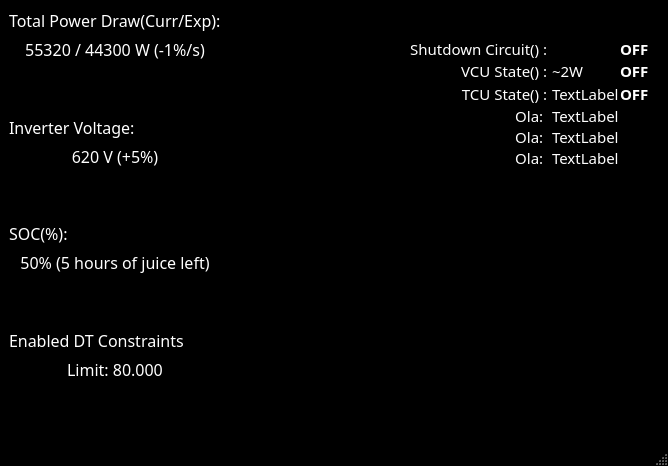
<?xml version="1.0" encoding="UTF-8"?>
<ui version="4.0">
 <class>VoidsterdebugWindow</class>
 <widget class="QMainWindow" name="VoidsterdebugWindow">
  <property name="geometry">
   <rect>
    <x>0</x>
    <y>0</y>
    <width>668</width>
    <height>466</height>
   </rect>
  </property>
  <property name="sizePolicy">
   <sizepolicy hsizetype="Expanding" vsizetype="Expanding">
    <horstretch>1</horstretch>
    <verstretch>1</verstretch>
   </sizepolicy>
  </property>
  <property name="palette">
   <palette>
    <active>
     <colorrole role="WindowText">
      <brush brushstyle="SolidPattern">
       <color alpha="255">
        <red>255</red>
        <green>255</green>
        <blue>255</blue>
       </color>
      </brush>
     </colorrole>
     <colorrole role="Button">
      <brush brushstyle="SolidPattern">
       <color alpha="255">
        <red>0</red>
        <green>0</green>
        <blue>0</blue>
       </color>
      </brush>
     </colorrole>
     <colorrole role="Light">
      <brush brushstyle="SolidPattern">
       <color alpha="255">
        <red>0</red>
        <green>0</green>
        <blue>0</blue>
       </color>
      </brush>
     </colorrole>
     <colorrole role="Midlight">
      <brush brushstyle="SolidPattern">
       <color alpha="255">
        <red>0</red>
        <green>0</green>
        <blue>0</blue>
       </color>
      </brush>
     </colorrole>
     <colorrole role="Dark">
      <brush brushstyle="SolidPattern">
       <color alpha="255">
        <red>0</red>
        <green>0</green>
        <blue>0</blue>
       </color>
      </brush>
     </colorrole>
     <colorrole role="Mid">
      <brush brushstyle="SolidPattern">
       <color alpha="255">
        <red>0</red>
        <green>0</green>
        <blue>0</blue>
       </color>
      </brush>
     </colorrole>
     <colorrole role="Text">
      <brush brushstyle="SolidPattern">
       <color alpha="255">
        <red>255</red>
        <green>255</green>
        <blue>255</blue>
       </color>
      </brush>
     </colorrole>
     <colorrole role="BrightText">
      <brush brushstyle="SolidPattern">
       <color alpha="255">
        <red>255</red>
        <green>255</green>
        <blue>255</blue>
       </color>
      </brush>
     </colorrole>
     <colorrole role="ButtonText">
      <brush brushstyle="SolidPattern">
       <color alpha="255">
        <red>255</red>
        <green>255</green>
        <blue>255</blue>
       </color>
      </brush>
     </colorrole>
     <colorrole role="Base">
      <brush brushstyle="SolidPattern">
       <color alpha="255">
        <red>0</red>
        <green>0</green>
        <blue>0</blue>
       </color>
      </brush>
     </colorrole>
     <colorrole role="Window">
      <brush brushstyle="SolidPattern">
       <color alpha="255">
        <red>0</red>
        <green>0</green>
        <blue>0</blue>
       </color>
      </brush>
     </colorrole>
     <colorrole role="Shadow">
      <brush brushstyle="SolidPattern">
       <color alpha="255">
        <red>0</red>
        <green>0</green>
        <blue>0</blue>
       </color>
      </brush>
     </colorrole>
     <colorrole role="AlternateBase">
      <brush brushstyle="SolidPattern">
       <color alpha="255">
        <red>0</red>
        <green>0</green>
        <blue>0</blue>
       </color>
      </brush>
     </colorrole>
     <colorrole role="ToolTipBase">
      <brush brushstyle="SolidPattern">
       <color alpha="255">
        <red>255</red>
        <green>255</green>
        <blue>220</blue>
       </color>
      </brush>
     </colorrole>
     <colorrole role="ToolTipText">
      <brush brushstyle="SolidPattern">
       <color alpha="255">
        <red>0</red>
        <green>0</green>
        <blue>0</blue>
       </color>
      </brush>
     </colorrole>
     <colorrole role="PlaceholderText">
      <brush brushstyle="SolidPattern">
       <color alpha="128">
        <red>255</red>
        <green>255</green>
        <blue>255</blue>
       </color>
      </brush>
     </colorrole>
    </active>
    <inactive>
     <colorrole role="WindowText">
      <brush brushstyle="SolidPattern">
       <color alpha="255">
        <red>255</red>
        <green>255</green>
        <blue>255</blue>
       </color>
      </brush>
     </colorrole>
     <colorrole role="Button">
      <brush brushstyle="SolidPattern">
       <color alpha="255">
        <red>0</red>
        <green>0</green>
        <blue>0</blue>
       </color>
      </brush>
     </colorrole>
     <colorrole role="Light">
      <brush brushstyle="SolidPattern">
       <color alpha="255">
        <red>0</red>
        <green>0</green>
        <blue>0</blue>
       </color>
      </brush>
     </colorrole>
     <colorrole role="Midlight">
      <brush brushstyle="SolidPattern">
       <color alpha="255">
        <red>0</red>
        <green>0</green>
        <blue>0</blue>
       </color>
      </brush>
     </colorrole>
     <colorrole role="Dark">
      <brush brushstyle="SolidPattern">
       <color alpha="255">
        <red>0</red>
        <green>0</green>
        <blue>0</blue>
       </color>
      </brush>
     </colorrole>
     <colorrole role="Mid">
      <brush brushstyle="SolidPattern">
       <color alpha="255">
        <red>0</red>
        <green>0</green>
        <blue>0</blue>
       </color>
      </brush>
     </colorrole>
     <colorrole role="Text">
      <brush brushstyle="SolidPattern">
       <color alpha="255">
        <red>255</red>
        <green>255</green>
        <blue>255</blue>
       </color>
      </brush>
     </colorrole>
     <colorrole role="BrightText">
      <brush brushstyle="SolidPattern">
       <color alpha="255">
        <red>255</red>
        <green>255</green>
        <blue>255</blue>
       </color>
      </brush>
     </colorrole>
     <colorrole role="ButtonText">
      <brush brushstyle="SolidPattern">
       <color alpha="255">
        <red>255</red>
        <green>255</green>
        <blue>255</blue>
       </color>
      </brush>
     </colorrole>
     <colorrole role="Base">
      <brush brushstyle="SolidPattern">
       <color alpha="255">
        <red>0</red>
        <green>0</green>
        <blue>0</blue>
       </color>
      </brush>
     </colorrole>
     <colorrole role="Window">
      <brush brushstyle="SolidPattern">
       <color alpha="255">
        <red>0</red>
        <green>0</green>
        <blue>0</blue>
       </color>
      </brush>
     </colorrole>
     <colorrole role="Shadow">
      <brush brushstyle="SolidPattern">
       <color alpha="255">
        <red>0</red>
        <green>0</green>
        <blue>0</blue>
       </color>
      </brush>
     </colorrole>
     <colorrole role="AlternateBase">
      <brush brushstyle="SolidPattern">
       <color alpha="255">
        <red>0</red>
        <green>0</green>
        <blue>0</blue>
       </color>
      </brush>
     </colorrole>
     <colorrole role="ToolTipBase">
      <brush brushstyle="SolidPattern">
       <color alpha="255">
        <red>255</red>
        <green>255</green>
        <blue>220</blue>
       </color>
      </brush>
     </colorrole>
     <colorrole role="ToolTipText">
      <brush brushstyle="SolidPattern">
       <color alpha="255">
        <red>0</red>
        <green>0</green>
        <blue>0</blue>
       </color>
      </brush>
     </colorrole>
     <colorrole role="PlaceholderText">
      <brush brushstyle="SolidPattern">
       <color alpha="128">
        <red>255</red>
        <green>255</green>
        <blue>255</blue>
       </color>
      </brush>
     </colorrole>
    </inactive>
    <disabled>
     <colorrole role="WindowText">
      <brush brushstyle="SolidPattern">
       <color alpha="255">
        <red>0</red>
        <green>0</green>
        <blue>0</blue>
       </color>
      </brush>
     </colorrole>
     <colorrole role="Button">
      <brush brushstyle="SolidPattern">
       <color alpha="255">
        <red>0</red>
        <green>0</green>
        <blue>0</blue>
       </color>
      </brush>
     </colorrole>
     <colorrole role="Light">
      <brush brushstyle="SolidPattern">
       <color alpha="255">
        <red>0</red>
        <green>0</green>
        <blue>0</blue>
       </color>
      </brush>
     </colorrole>
     <colorrole role="Midlight">
      <brush brushstyle="SolidPattern">
       <color alpha="255">
        <red>0</red>
        <green>0</green>
        <blue>0</blue>
       </color>
      </brush>
     </colorrole>
     <colorrole role="Dark">
      <brush brushstyle="SolidPattern">
       <color alpha="255">
        <red>0</red>
        <green>0</green>
        <blue>0</blue>
       </color>
      </brush>
     </colorrole>
     <colorrole role="Mid">
      <brush brushstyle="SolidPattern">
       <color alpha="255">
        <red>0</red>
        <green>0</green>
        <blue>0</blue>
       </color>
      </brush>
     </colorrole>
     <colorrole role="Text">
      <brush brushstyle="SolidPattern">
       <color alpha="255">
        <red>0</red>
        <green>0</green>
        <blue>0</blue>
       </color>
      </brush>
     </colorrole>
     <colorrole role="BrightText">
      <brush brushstyle="SolidPattern">
       <color alpha="255">
        <red>255</red>
        <green>255</green>
        <blue>255</blue>
       </color>
      </brush>
     </colorrole>
     <colorrole role="ButtonText">
      <brush brushstyle="SolidPattern">
       <color alpha="255">
        <red>0</red>
        <green>0</green>
        <blue>0</blue>
       </color>
      </brush>
     </colorrole>
     <colorrole role="Base">
      <brush brushstyle="SolidPattern">
       <color alpha="255">
        <red>0</red>
        <green>0</green>
        <blue>0</blue>
       </color>
      </brush>
     </colorrole>
     <colorrole role="Window">
      <brush brushstyle="SolidPattern">
       <color alpha="255">
        <red>0</red>
        <green>0</green>
        <blue>0</blue>
       </color>
      </brush>
     </colorrole>
     <colorrole role="Shadow">
      <brush brushstyle="SolidPattern">
       <color alpha="255">
        <red>0</red>
        <green>0</green>
        <blue>0</blue>
       </color>
      </brush>
     </colorrole>
     <colorrole role="AlternateBase">
      <brush brushstyle="SolidPattern">
       <color alpha="255">
        <red>0</red>
        <green>0</green>
        <blue>0</blue>
       </color>
      </brush>
     </colorrole>
     <colorrole role="ToolTipBase">
      <brush brushstyle="SolidPattern">
       <color alpha="255">
        <red>255</red>
        <green>255</green>
        <blue>220</blue>
       </color>
      </brush>
     </colorrole>
     <colorrole role="ToolTipText">
      <brush brushstyle="SolidPattern">
       <color alpha="255">
        <red>0</red>
        <green>0</green>
        <blue>0</blue>
       </color>
      </brush>
     </colorrole>
     <colorrole role="PlaceholderText">
      <brush brushstyle="SolidPattern">
       <color alpha="128">
        <red>255</red>
        <green>255</green>
        <blue>255</blue>
       </color>
      </brush>
     </colorrole>
    </disabled>
   </palette>
  </property>
  <property name="font">
   <font>
    <family>Source Code Pro</family>
    <pointsize>12</pointsize>
   </font>
  </property>
  <property name="windowTitle">
   <string>LukHudX</string>
  </property>
  <property name="layoutDirection">
   <enum>Qt::LeftToRight</enum>
  </property>
  <property name="autoFillBackground">
   <bool>true</bool>
  </property>
  <widget class="QWidget" name="centralwidget">
   <property name="sizePolicy">
    <sizepolicy hsizetype="Expanding" vsizetype="Expanding">
     <horstretch>1</horstretch>
     <verstretch>1</verstretch>
    </sizepolicy>
   </property>
   <layout class="QGridLayout" name="gridLayout">
    <item row="0" column="1">
     <layout class="QHBoxLayout" name="horizontalLayout" stretch="0,0,0">
      <item>
       <layout class="QVBoxLayout" name="LeftVerticalLayout">
        <item>
         <layout class="QGridLayout" name="LeftGridLayout">
          <property name="sizeConstraint">
           <enum>QLayout::SetDefaultConstraint</enum>
          </property>
          <item row="1" column="0">
           <widget class="FLabel" name="TotalPowerDraw_Label">
            <property name="text">
             <string>55320 / 44300 W (-1%/s)</string>
            </property>
            <property name="alignment">
             <set>Qt::AlignCenter</set>
            </property>
            <property name="wordWrap">
             <bool>false</bool>
            </property>
            <property name="indent">
             <number>-1</number>
            </property>
           </widget>
          </item>
          <item row="7" column="0">
           <widget class="FLabel" name="SOC_Label">
            <property name="text">
             <string>50% (5 hours of juice left)</string>
            </property>
            <property name="alignment">
             <set>Qt::AlignCenter</set>
            </property>
           </widget>
          </item>
          <item row="4" column="0">
           <widget class="FLabel" name="InverterVoltage_Label">
            <property name="text">
             <string>620 V (+5%)</string>
            </property>
            <property name="alignment">
             <set>Qt::AlignCenter</set>
            </property>
           </widget>
          </item>
          <item row="2" column="0">
           <spacer name="TotalPowerDraw_Spacer">
            <property name="orientation">
             <enum>Qt::Vertical</enum>
            </property>
            <property name="sizeHint" stdset="0">
             <size>
              <width>20</width>
              <height>40</height>
             </size>
            </property>
           </spacer>
          </item>
          <item row="3" column="0">
           <widget class="QLabel" name="InverterVoltage_Prefix">
            <property name="text">
             <string>Inverter Voltage:</string>
            </property>
           </widget>
          </item>
          <item row="5" column="0">
           <spacer name="InverterVoltage_Spacer">
            <property name="orientation">
             <enum>Qt::Vertical</enum>
            </property>
            <property name="sizeHint" stdset="0">
             <size>
              <width>20</width>
              <height>40</height>
             </size>
            </property>
           </spacer>
          </item>
          <item row="9" column="0">
           <widget class="QLabel" name="DTConstraints_Prefix">
            <property name="text">
             <string>Enabled DT Constraints</string>
            </property>
           </widget>
          </item>
          <item row="8" column="0">
           <spacer name="SOC_Spacer">
            <property name="orientation">
             <enum>Qt::Vertical</enum>
            </property>
            <property name="sizeHint" stdset="0">
             <size>
              <width>20</width>
              <height>40</height>
             </size>
            </property>
           </spacer>
          </item>
          <item row="10" column="0">
           <widget class="QLabel" name="DTConstraints_Label">
            <property name="text">
             <string>Limit: 80.000</string>
            </property>
            <property name="alignment">
             <set>Qt::AlignCenter</set>
            </property>
           </widget>
          </item>
          <item row="6" column="0">
           <widget class="QLabel" name="SOC_Prefix">
            <property name="text">
             <string>SOC(%):</string>
            </property>
           </widget>
          </item>
          <item row="11" column="0">
           <spacer name="DTConstraints_Spacer">
            <property name="orientation">
             <enum>Qt::Vertical</enum>
            </property>
            <property name="sizeHint" stdset="0">
             <size>
              <width>20</width>
              <height>40</height>
             </size>
            </property>
           </spacer>
          </item>
          <item row="0" column="0">
           <widget class="QLabel" name="TotalPowerDraw_Prefix">
            <property name="text">
             <string>Total Power Draw(Curr/Exp):</string>
            </property>
           </widget>
          </item>
         </layout>
        </item>
       </layout>
      </item>
      <item>
       <spacer name="horizontalSpacer">
        <property name="orientation">
         <enum>Qt::Horizontal</enum>
        </property>
        <property name="sizeHint" stdset="0">
         <size>
          <width>1</width>
          <height>20</height>
         </size>
        </property>
       </spacer>
      </item>
      <item>
       <layout class="QVBoxLayout" name="verticalLayout_2">
        <property name="sizeConstraint">
         <enum>QLayout::SetDefaultConstraint</enum>
        </property>
        <property name="leftMargin">
         <number>10</number>
        </property>
        <property name="topMargin">
         <number>30</number>
        </property>
        <property name="rightMargin">
         <number>10</number>
        </property>
        <property name="bottomMargin">
         <number>30</number>
        </property>
        <item>
         <layout class="QGridLayout" name="gridLayout_2">
          <property name="spacing">
           <number>1</number>
          </property>
          <item row="3" column="1">
           <widget class="QLabel" name="label_8">
            <property name="maximumSize">
             <size>
              <width>16777215</width>
              <height>20</height>
             </size>
            </property>
            <property name="font">
             <font>
              <family>Source Code Pro</family>
              <pointsize>11</pointsize>
             </font>
            </property>
            <property name="text">
             <string>TextLabel</string>
            </property>
           </widget>
          </item>
          <item row="1" column="0">
           <widget class="QLabel" name="label_3">
            <property name="maximumSize">
             <size>
              <width>16777215</width>
              <height>20</height>
             </size>
            </property>
            <property name="font">
             <font>
              <family>Source Code Pro</family>
              <pointsize>11</pointsize>
             </font>
            </property>
            <property name="text">
             <string>VCU State() : </string>
            </property>
            <property name="alignment">
             <set>Qt::AlignRight|Qt::AlignTrailing|Qt::AlignVCenter</set>
            </property>
           </widget>
          </item>
          <item row="1" column="1">
           <widget class="QLabel" name="label_4">
            <property name="maximumSize">
             <size>
              <width>16777215</width>
              <height>20</height>
             </size>
            </property>
            <property name="font">
             <font>
              <family>Source Code Pro</family>
              <pointsize>11</pointsize>
             </font>
            </property>
            <property name="text">
             <string>~2W </string>
            </property>
            <property name="wordWrap">
             <bool>false</bool>
            </property>
           </widget>
          </item>
          <item row="2" column="0">
           <widget class="QLabel" name="label_5">
            <property name="maximumSize">
             <size>
              <width>16777215</width>
              <height>20</height>
             </size>
            </property>
            <property name="font">
             <font>
              <family>Source Code Pro</family>
              <pointsize>11</pointsize>
             </font>
            </property>
            <property name="text">
             <string>TCU State() : </string>
            </property>
            <property name="alignment">
             <set>Qt::AlignRight|Qt::AlignTrailing|Qt::AlignVCenter</set>
            </property>
           </widget>
          </item>
          <item row="5" column="1">
           <widget class="QLabel" name="label_12">
            <property name="maximumSize">
             <size>
              <width>16777215</width>
              <height>20</height>
             </size>
            </property>
            <property name="font">
             <font>
              <family>Source Code Pro</family>
              <pointsize>11</pointsize>
             </font>
            </property>
            <property name="text">
             <string>TextLabel</string>
            </property>
           </widget>
          </item>
          <item row="4" column="0">
           <widget class="QLabel" name="label_9">
            <property name="maximumSize">
             <size>
              <width>16777215</width>
              <height>20</height>
             </size>
            </property>
            <property name="font">
             <font>
              <family>Source Code Pro</family>
              <pointsize>11</pointsize>
             </font>
            </property>
            <property name="text">
             <string>Ola:  </string>
            </property>
            <property name="alignment">
             <set>Qt::AlignRight|Qt::AlignTrailing|Qt::AlignVCenter</set>
            </property>
           </widget>
          </item>
          <item row="5" column="0">
           <widget class="QLabel" name="label_11">
            <property name="maximumSize">
             <size>
              <width>16777215</width>
              <height>20</height>
             </size>
            </property>
            <property name="font">
             <font>
              <family>Source Code Pro</family>
              <pointsize>11</pointsize>
             </font>
            </property>
            <property name="text">
             <string>Ola:  </string>
            </property>
            <property name="alignment">
             <set>Qt::AlignRight|Qt::AlignTrailing|Qt::AlignVCenter</set>
            </property>
           </widget>
          </item>
          <item row="2" column="1">
           <widget class="QLabel" name="label_6">
            <property name="maximumSize">
             <size>
              <width>16777215</width>
              <height>20</height>
             </size>
            </property>
            <property name="font">
             <font>
              <family>Source Code Pro</family>
              <pointsize>11</pointsize>
             </font>
            </property>
            <property name="text">
             <string>TextLabel</string>
            </property>
           </widget>
          </item>
          <item row="3" column="0">
           <widget class="QLabel" name="label_7">
            <property name="maximumSize">
             <size>
              <width>16777215</width>
              <height>20</height>
             </size>
            </property>
            <property name="font">
             <font>
              <family>Source Code Pro</family>
              <pointsize>11</pointsize>
             </font>
            </property>
            <property name="text">
             <string>Ola:  </string>
            </property>
            <property name="alignment">
             <set>Qt::AlignRight|Qt::AlignTrailing|Qt::AlignVCenter</set>
            </property>
           </widget>
          </item>
          <item row="4" column="1">
           <widget class="QLabel" name="label_10">
            <property name="maximumSize">
             <size>
              <width>16777215</width>
              <height>20</height>
             </size>
            </property>
            <property name="font">
             <font>
              <family>Source Code Pro</family>
              <pointsize>11</pointsize>
             </font>
            </property>
            <property name="text">
             <string>TextLabel</string>
            </property>
           </widget>
          </item>
          <item row="1" column="2">
           <widget class="QLabel" name="label_13">
            <property name="font">
             <font>
              <family>Source Code Pro</family>
              <pointsize>11</pointsize>
              <weight>75</weight>
              <bold>true</bold>
             </font>
            </property>
            <property name="text">
             <string>OFF</string>
            </property>
           </widget>
          </item>
          <item row="0" column="2">
           <widget class="QLabel" name="label_2">
            <property name="maximumSize">
             <size>
              <width>16777215</width>
              <height>20</height>
             </size>
            </property>
            <property name="font">
             <font>
              <family>Source Code Pro</family>
              <pointsize>11</pointsize>
              <weight>75</weight>
              <bold>true</bold>
             </font>
            </property>
            <property name="text">
             <string>OFF</string>
            </property>
           </widget>
          </item>
          <item row="0" column="0">
           <widget class="QLabel" name="label">
            <property name="maximumSize">
             <size>
              <width>16777215</width>
              <height>20</height>
             </size>
            </property>
            <property name="font">
             <font>
              <family>Source Code Pro</family>
              <pointsize>11</pointsize>
             </font>
            </property>
            <property name="text">
             <string>Shutdown Circuit() : </string>
            </property>
            <property name="alignment">
             <set>Qt::AlignRight|Qt::AlignTrailing|Qt::AlignVCenter</set>
            </property>
           </widget>
          </item>
          <item row="2" column="2">
           <widget class="QLabel" name="label_14">
            <property name="font">
             <font>
              <family>Source Code Pro</family>
              <pointsize>11</pointsize>
              <weight>75</weight>
              <bold>true</bold>
             </font>
            </property>
            <property name="text">
             <string>OFF</string>
            </property>
           </widget>
          </item>
         </layout>
        </item>
        <item>
         <widget class="ContaRotacoes" name="contaRotacoes" native="true">
          <property name="minimumSize">
           <size>
            <width>200</width>
            <height>200</height>
           </size>
          </property>
          <property name="autoFillBackground">
           <bool>true</bool>
          </property>
         </widget>
        </item>
       </layout>
      </item>
     </layout>
    </item>
   </layout>
  </widget>
  <widget class="QMenuBar" name="menubar">
   <property name="geometry">
    <rect>
     <x>0</x>
     <y>0</y>
     <width>668</width>
     <height>33</height>
    </rect>
   </property>
  </widget>
  <widget class="QStatusBar" name="statusbar"/>
 </widget>
 <customwidgets>
  <customwidget>
   <class>FLabel</class>
   <extends>QLabel</extends>
   <header location="global">src/flabel.h</header>
  </customwidget>
  <customwidget>
   <class>ContaRotacoes</class>
   <extends>QWidget</extends>
   <header>src/contarotacoes.h</header>
   <container>1</container>
  </customwidget>
 </customwidgets>
 <resources/>
 <connections/>
</ui>
